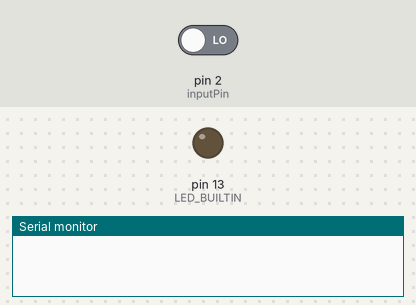
A sketch run on a simulated Arduino Uno, built with avr-gcc and run on an emulated ATmega328P. On the bench: output pins drawn as LEDs (lit = HIGH), the last lines printed to the serial monitor. The inputs (shaded band) are chosen by the test bench; at power-on: pin 2 (inputPin) LOW.

Above: at 1.2 s.
1.3 s: pin 2 (inputPin) driven HIGH
At 2.0 s:
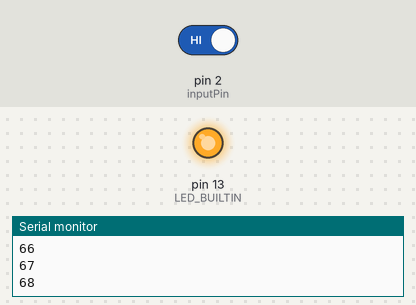
Timing chart, 0 to 4.3 s (numbered marks = the images above; inputs shaded):
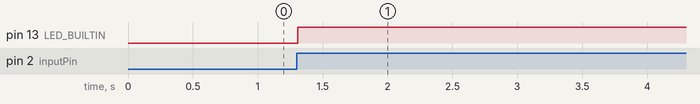

The sketch:

sketch_Switch_bounce_count.ino
```cpp
int count;
const int inputPin = 2; // the number of the input pin
const int debounceDelay = 10; // iterations to wait until pin is stable
bool last_button_state = LOW; // Last state of the button
int ledState = LOW; // On or off (HIGH or LOW)
// debounce returns the state when the switch is stable

bool debounce(int pin)
{
 bool state;
 bool previousState;
 previousState = digitalRead(pin); // store switch state

 for(int counter=0; counter < debounceDelay; counter++)
 {
    delay(1); // wait for 1 ms
    state = digitalRead(pin); // read the pin

    if( state != previousState)
    {
        counter = 0; // reset the counter if the state changes
        previousState = state; // and save the current state
    }
 }
 // here when the switch state has been stable longer than the debounce period
    return state;
}
void setup()
{
    pinMode(inputPin, INPUT);
    pinMode(LED_BUILTIN, OUTPUT);
    Serial.begin(9600); // add this to the setup function
}

void loop()
{
    bool button_state = debounce(inputPin);
    if (button_state)
    {
        count++; // increment count
        Serial.println(count); // display the count on the Serial Monitor
    }

 // If the button state changed and the button was pressed
    if (last_button_state != button_state && button_state == HIGH) {
 // Toggle the LED
        ledState = !ledState;
        digitalWrite(LED_BUILTIN, ledState);
    }
    last_button_state = button_state;

}
```

Measured:
- after the input at 1.3 s, pin 13 (LED_BUILTIN): LOW → HIGH at once
